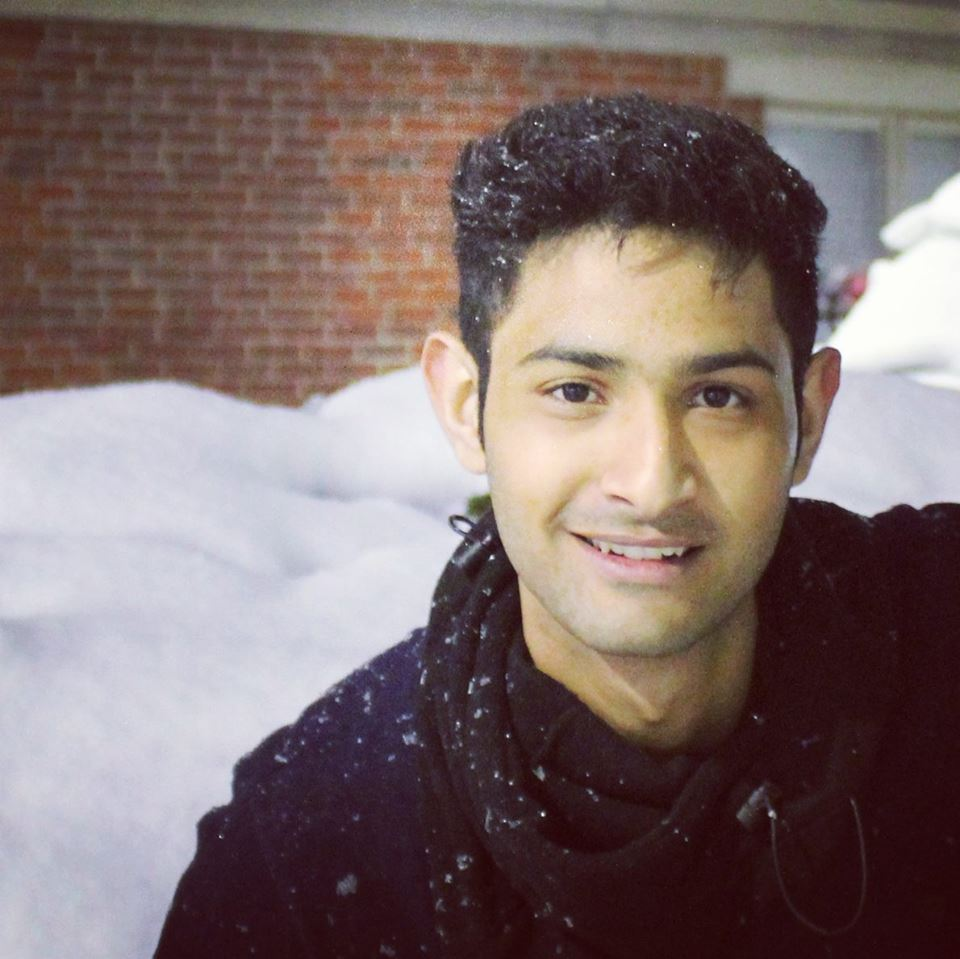
#> input picture Image Processing/sample7.jpg, 960 x 959 px
$ jupyter execute 'Histogram equalisation.ipynb'
#> lines starting #> are read from the running program, lines starting #| are printed output that depends on the picture
[cell 1]
import cv2
import numpy as np
import matplotlib.pyplot as plt

[cell 2]
image = cv2.imread('sample7.jpg')
#> image is the input picture: shape (959, 960, 3); mean B, G, R 109.7, 111.5, 128.3

[cell 3]
plt.imshow(image)

[cell 4]
image.shape
#> Out = (959, 960, 3)

[cell 5]
gray = cv2.cvtColor(image,cv2.COLOR_BGR2GRAY)
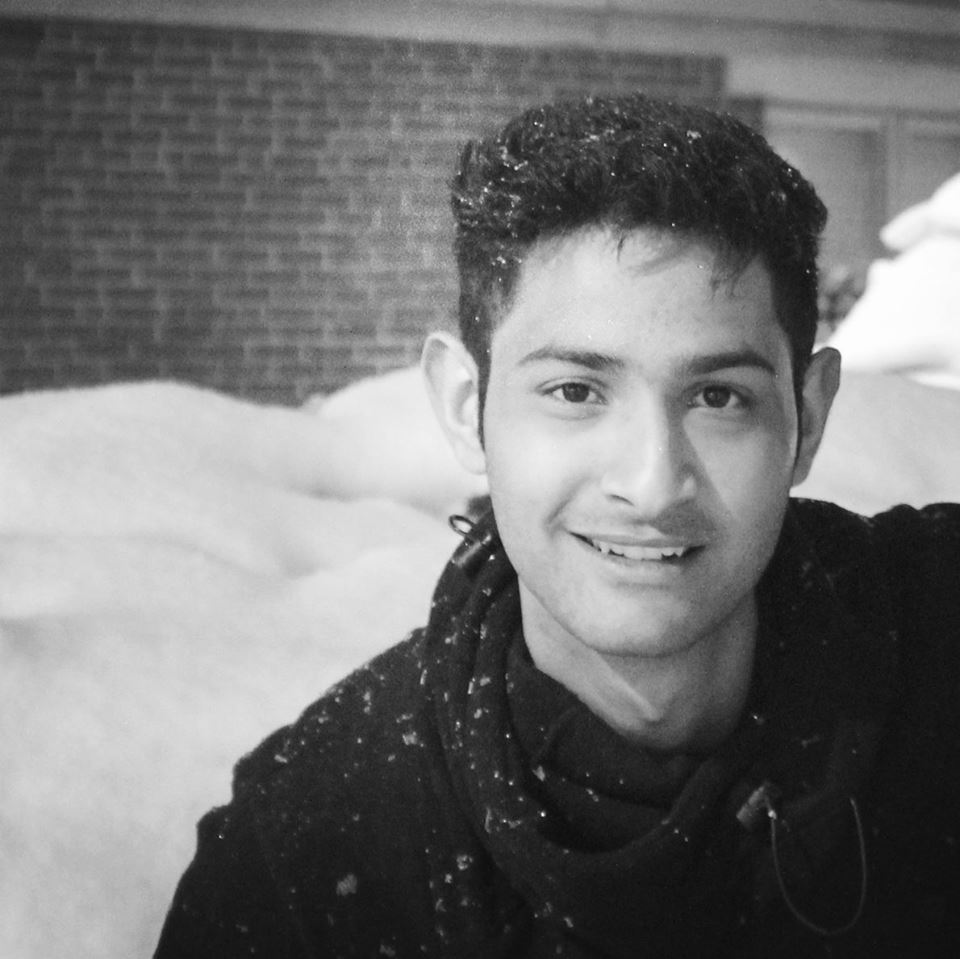
#> gray: shape (959, 960); min 11, max 255, mean 116.3

[cell 6]
gray.shape
#> Out = (959, 960)

[cell 7]
plt.imshow(gray,cmap='gray')

[cell 8]
gray.shape
#> Out = (959, 960)

[cell 9]
hist = np.zeros(256)

for i in range(gray.shape[0]):
    for j in range(gray.shape[1]):
        hist[gray[i][j]] = hist[gray[i][j]]+1
#> after the loop, hist = 256 values, max 16384 at index 20, min 0 at index 0, mean 3596.2

[cell 10]
hist
#> Out has the same summary as hist

[cell 11]
index = np.arange(len(hist))
#> index = 256 values from 0 to 255
plot1 = plt.bar(index,hist)
#> plot1 = 256 items
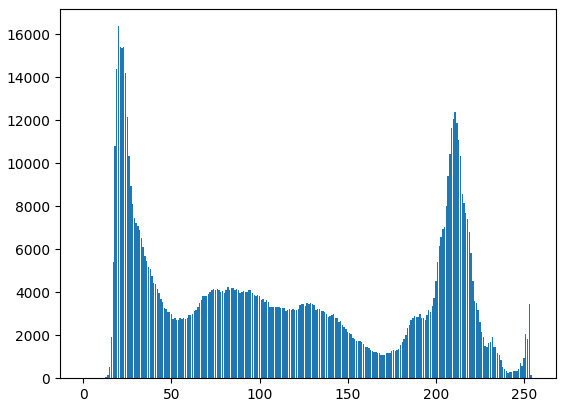
#> figure drawn by matplotlib, 1 panel; tallest bar 16384 high, from x = 19.6 to 20.4

[cell 12]
pdf = [np.around(i/(gray.shape[0]*gray.shape[1]),decimals=5) for i in hist];pdf
#> after `pdf = [np.around(i / (gray.shape[0] * gray.shape[1]), decimals=5) for `: pdf = 256 values, max 0.0178 at index 20, min 0 at index 0, mean 0.00391
#> after `pdf`: Out has the same summary as pdf

[cell 13]
cdf = []
cdf.append(pdf[0])

for i in range(1,len(pdf)):
    cdf.append(np.around(cdf[i-1]+pdf[i],decimals=6))
#> after the loop, cdf = 256 values from 0 to 1

cdf
#> Out = 256 values from 0 to 1

[cell 14]
eq_levels = np.around(np.multiply(cdf,255))
#> eq_levels = 256 values from 0 to 255

[cell 15]
eq_levels
#> Out = 256 values from 0 to 255

[cell 16]
eq_hist = np.zeros(hist.shape)
#> eq_hist = 256 values from 0 to 0

for i in range(len(eq_hist)):
    eq_hist[i] = eq_levels[i]
#> after the loop, eq_hist = 256 values from 0 to 255

eq_hist = np.array(eq_hist,dtype=np.uint8)

[cell 17]
eq_hist
#> Out = 256 values from 0 to 255

[cell 18]
final_hist = np.zeros(256)
#> final_hist = 256 values from 0 to 0

for i in range(len(final_hist)):
    final_hist[eq_hist[i]]+=hist[i]
#> after the loop, final_hist = 256 values, max 16384 at index 14, min 0 at index 3, mean 3596.2

final_hist
#> Out has the same summary as final_hist

[cell 19]
plt.bar(index,final_hist)
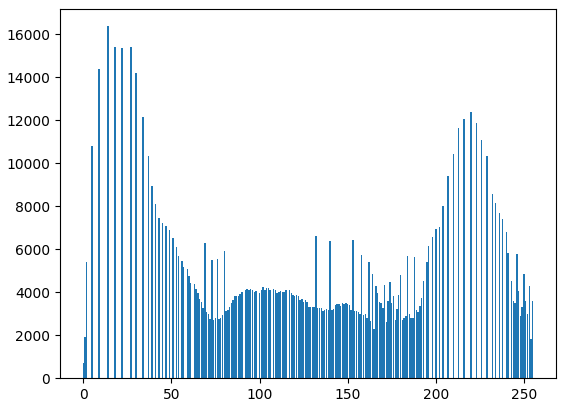
#> figure drawn by matplotlib, 1 panel; tallest bar 16384 high, from x = 13.6 to 14.4

[cell 20]
plt.bar(index,hist)

[cell 21]
out=np.zeros(gray.shape)
#> out: shape (959, 960) float64; every value is 0
for i in range(gray.shape[0]):
    for j in range(gray.shape[1]):
        out[i][j]=eq_levels[gray[i][j]]
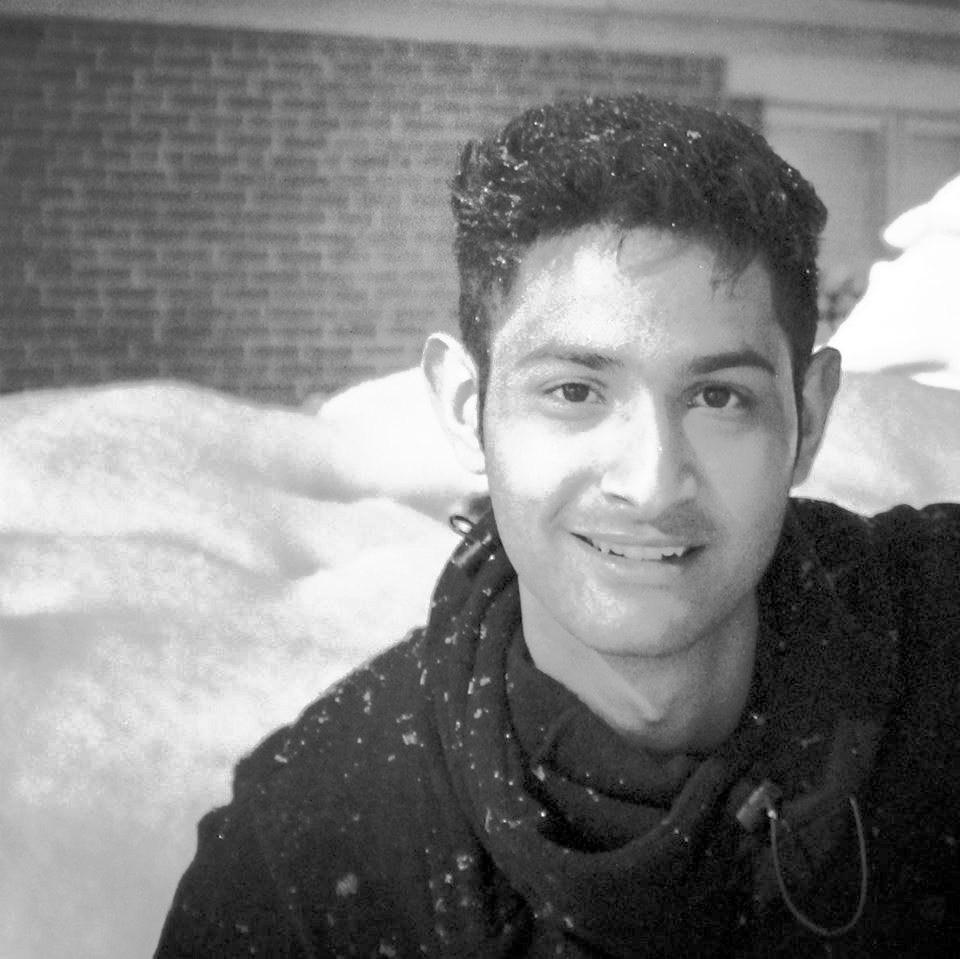
#> out: shape (959, 960) float64; min 0, max 255, mean 128.3

$ run again, with Image Processing/sample2.jpg copied over Image Processing/sample7.jpg
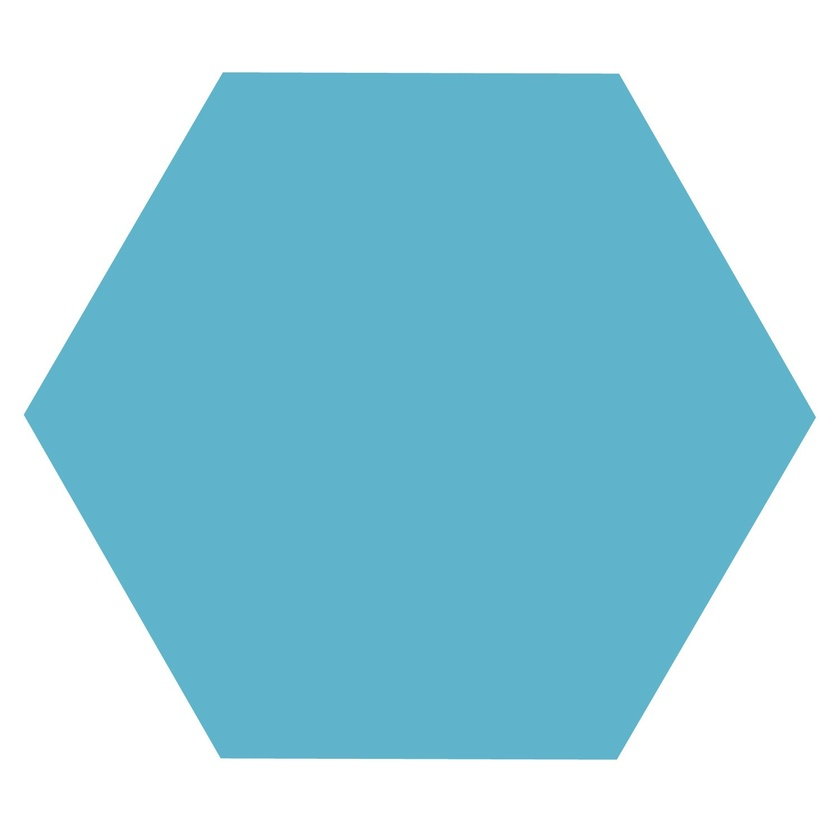
#> input picture Image Processing/sample2.jpg, 840 x 840 px, shrunk from 1500 x 1500 before the run
#> image is the input picture: shape (840, 840, 3); mean B, G, R 224.9, 211.1, 162.5
#> after the loop `for i in range(gray.shape[0]):`: hist = 256 values, max 397680 at index 157, min 0 at index 0, mean 2756.2
#> `hist`: Out has the same summary as hist
#> index = 256 values from 0 to 255
#> plot1 = 256 items
#> `[cell 11] index = np.arange(len(hist)) plot1 = plt.bar(index,hist)`:
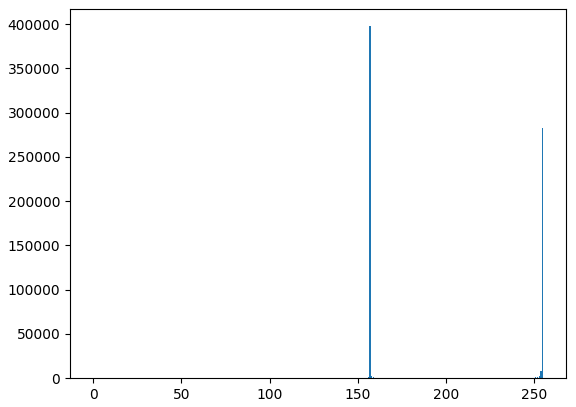
#> figure drawn by matplotlib, 1 panel; tallest bar 397680 high, from x = 156.6 to 157.4
#> pdf = 256 values, max 0.564 at index 157, min 0 at index 0, mean 0.00391
#> `pdf`: Out has the same summary as pdf
#> after the loop `for i in range(1,len(pdf)):`: cdf = 256 values from 0 to 1
#> eq_levels = 256 values from 0 to 255
#> `eq_hist = np.zeros(hist.shape)`: eq_hist = 256 values from 0 to 0
#> after the loop `for i in range(len(eq_hist)):`: eq_hist = 256 values from 0 to 255
#> `final_hist = np.zeros(256)`: final_hist = 256 values from 0 to 0
#> after the loop `for i in range(len(final_hist)):`: final_hist = 256 values, max 397680 at index 145, min 0 at index 3, mean 2756.2
#> `final_hist`: Out has the same summary as final_hist
#> after the loop `for i in range(gray.shape[0]):`:
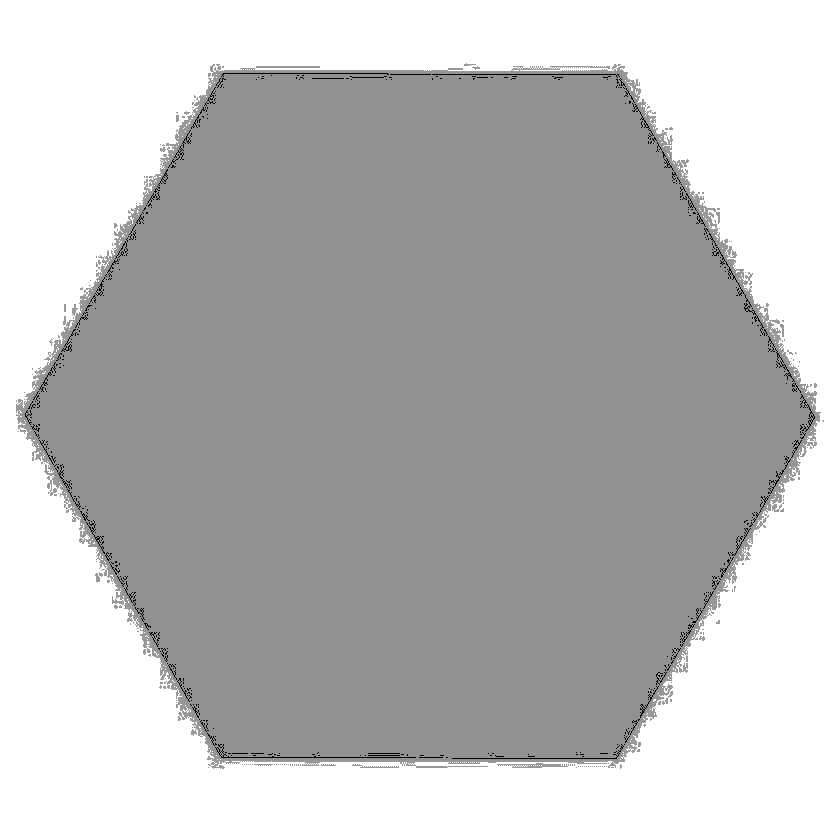
#> out: shape (840, 840) float64; min 0, max 255, mean 188.3

$ run again, with Image Processing/sample5.jpg copied over Image Processing/sample7.jpg
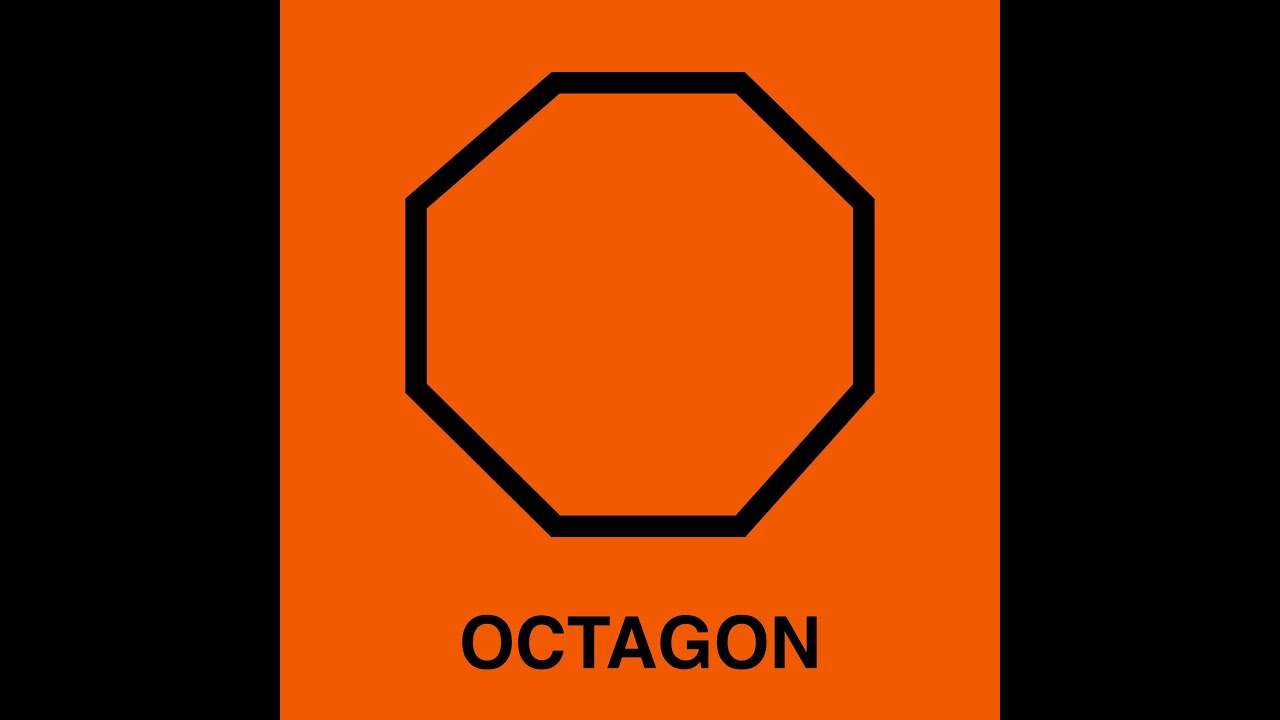
#> input picture Image Processing/sample5.jpg, 1280 x 720 px
#> image is the input picture: shape (720, 1280, 3); mean B, G, R 1, 46.8, 125
#> after the loop `for i in range(gray.shape[0]):`: hist = 256 values, max 457334 at index 125, min 0 at index 141, mean 3600
#> `hist`: Out has the same summary as hist
#> index = 256 values from 0 to 255
#> plot1 = 256 items
#> `[cell 11] index = np.arange(len(hist)) plot1 = plt.bar(index,hist)`:
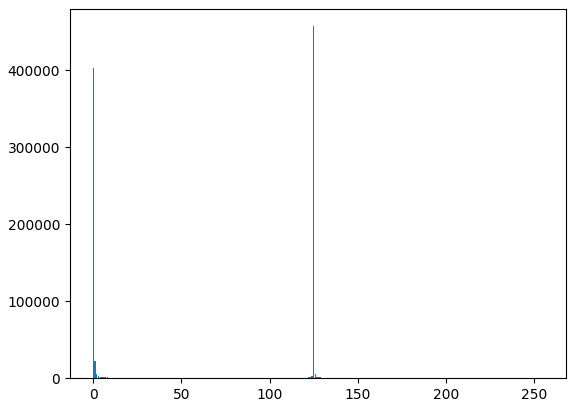
#> figure drawn by matplotlib, 1 panel; tallest bar 457334 high, from x = 124.6 to 125.4
#> pdf = 256 values, max 0.496 at index 125, min 0 at index 139, mean 0.00391
#> `pdf`: Out has the same summary as pdf
#> after the loop `for i in range(1,len(pdf)):`: cdf = 256 values from 0.437 to 1
#> eq_levels = 256 values from 111 to 255
#> `eq_hist = np.zeros(hist.shape)`: eq_hist = 256 values from 0 to 0
#> after the loop `for i in range(len(eq_hist)):`: eq_hist = 256 values from 111 to 255
#> `final_hist = np.zeros(256)`: final_hist = 256 values from 0 to 0
#> after the loop `for i in range(len(final_hist)):`: final_hist = 256 values, max 457334 at index 252, min 0 at index 0, mean 3600
#> `final_hist`: Out has the same summary as final_hist
#> after the loop `for i in range(gray.shape[0]):`:
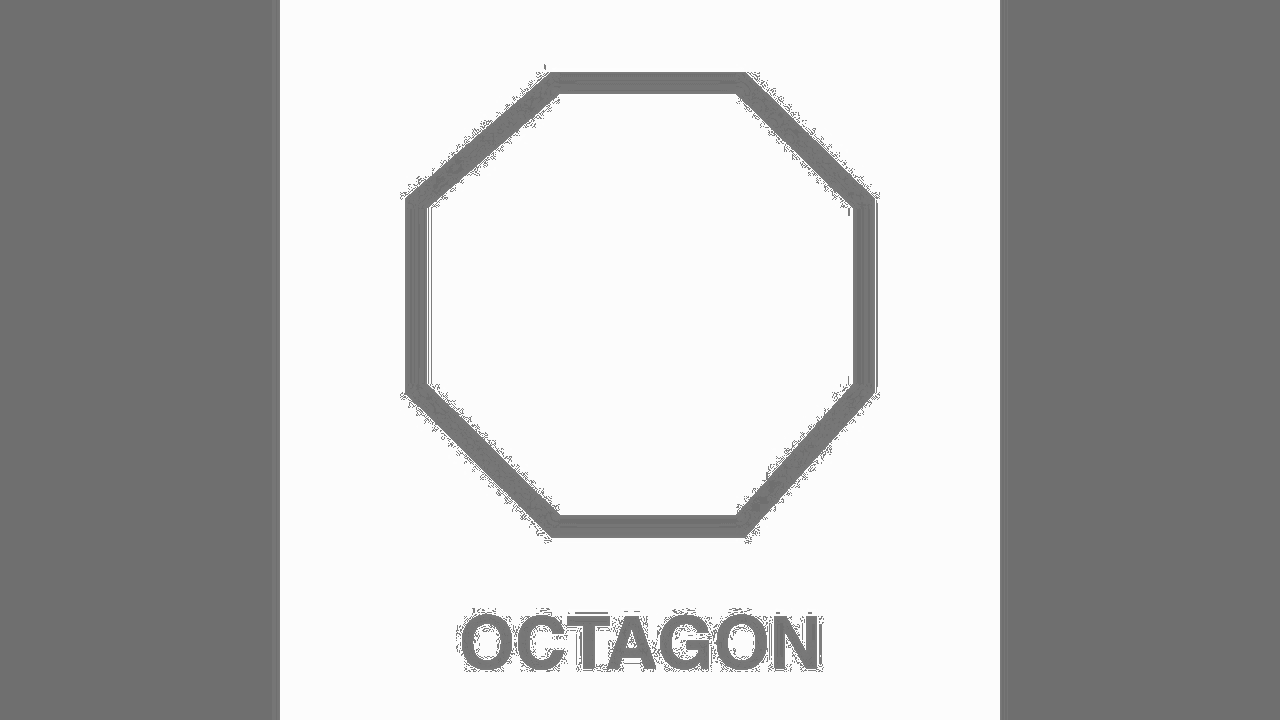
#> out: shape (720, 1280) float64; min 111, max 255, mean 183.3
